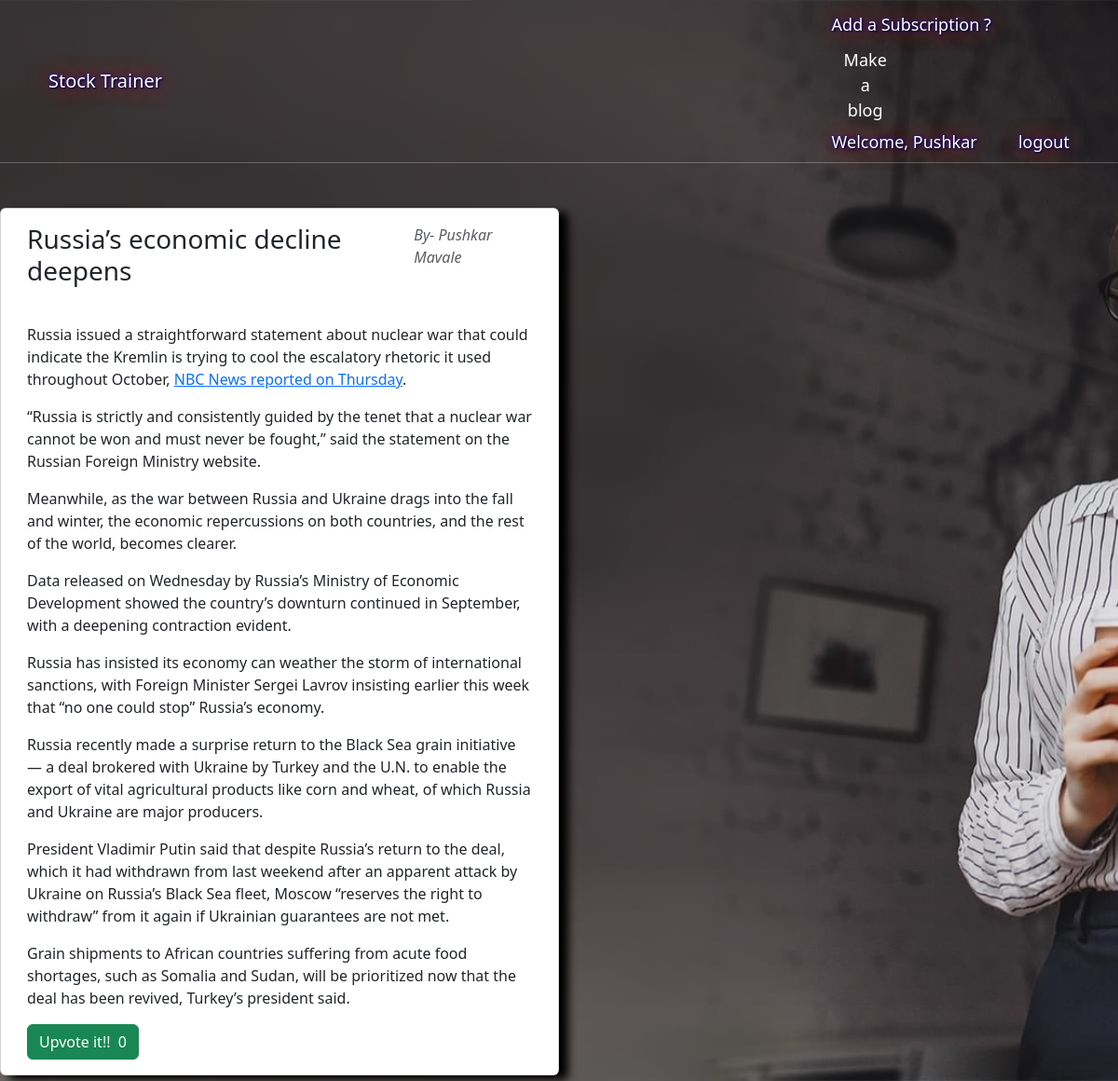
Screenshot of /user/blogs/ (signed in) with the database file from the repository.
### User/models.py (models this page shows, shortened)
class Blogs(models.Model):
    title=models.CharField(max_length=50)
    blogs=RichTextField(blank=True,null=True,verbose_name='')
    date_posted=models.DateTimeField(default=timezone.now)
    author=models.ForeignKey(Consultant,related_name='blog',on_delete=models.CASCADE)
    upvotes=models.ManyToManyField(User,related_name="upv")

class Consultant(models.Model):
    consultant_id = models.OneToOneField(Profile, related_name='Consultant', on_delete=models.CASCADE)
    consultant_name = models.CharField(max_length=30, validators=[MinLengthValidator(5)])
    consultant_rating = models.FloatField(default=0.0)
    def __str__(self):
        return self.consultant_name

### User/views.py (the view)
# urls.py: path('blogs/',blog_list,name='blog_list'),
@login_required
def blog_list(request):
    s=Subscribe.objects.filter(reg_user=request.user.Profile)
    list=[]
    for u in s:
        list.append(u.reg_consultant)
    c=True
    return render(request,'User/blog_list.html',{'b':list})

### User/templates/User/blog_list.html (shortened to what this page needs)
{% extends 'User/base.html' %}
{% load static %}
{% block css %}
    <link rel="stylesheet" type="text/css" href="{% static 'User/css/blog_list.css' %}?{% now "U" %}">
    <link href="/docs/5.2/dist/css/bootstrap.min.css" rel="stylesheet">
{% endblock css %}
{% block content %}
<nav class="navbar navPad" style="background-color: transparent">
        <div class="container-fluid">
            <a href="/main" style="padding-left: 20px; margin-left: 20px; color: white; text-shadow: 1px 1px 2px black, 0 0 25px red, 0 0 5px blue;" class="navbar-brand logoPad hh66Heading">Stock Trainer</a>
            <div style="padding-top: 5px">
                <a class="navbar-brand" href="{% url 'subscribe' %}" style="text-shadow: 1px 1px 2px black, 0 0 25px red, 0 0 5px blue; font-size:18px; color:white; padding-right:40px; padding-top: 5px; margin-top: 5px">Add a Subscription ?</a>
                {% if request.user.Profile.consultant %}
                <form class="col-3" role="search"  style="text-align: center;">
                  <div class="nav-item mr-5">
                    <a class="btn" href="{% url 'create-blog' %}" style="font-size:18px; color:white; padding-right:40px; padding-top: 5px; margin-top: 5px">Make a blog</a>
                  </div>
                </form>
                {% endif %}
                <a style="text-shadow: 1px 1px 2px black, 0 0 25px red, 0 0 5px blue; font-size:18px; color:white; padding-right:40px; padding-top: 5px; margin-top: 5px">Welcome, {{request.user}}</a>
                <a href="/user/logout" style="font-size:18px; color:white; padding-right:40px; text-decoration: none; text-shadow: 1px 1px 2px black, 0 0 25px red, 0 0 5px blue;" onclick="logout()">logout</a>
            </div>
        </div>
        </nav>
<hr style="color: white; margin: 0px;">
<div class="outer">
    <div class="inner">
        <br>
            {% for c in b %}
                {% if c.blog.all %}
                    {% for post in c.blog.all %}
                        <div class="card container" id="thumbs" data-related="{{ post.id }}" style="width: 100%;">
                            <div class="card-body">
                                <div style="display: flex;">
                                    <h3 class="card-title">{{ post.title }}</h3>
                                    <span class="text-muted" style="margin-left: auto; font-style: italic;">By- {{ post.author }}</span>
                                </div>
                                <p class="card-text">{{ post.blogs|safe }} </p>
                                <button class="btn btn-success upv" data-blog="{{ post.id }}">Upvote it!!&nbsp;&nbsp;<span class="upvotes {{ post.id }}">{{ post.upvotes.count }}</span></button>
                            </div>
                        </div>
                    {% endfor %}
                {% endif %}
            {% empty %}
                <div>
                    <h1>Sry,no blogs</h1>
                </div>
            {% endfor %}
    </div>
</div>
{% endblock %}

### User/static/User/css/blog_list.css (style rules this page uses)
body { background-image: url("../images/bgblog.jpg"); background-size: cover; background-position-y: top; align-self: center; align-content: center; align-items: center; }
.outer { display: 100vh; overflow-y: scroll; flex-direction: column; height:100vh; margin-left: 3%; }
.card { margin-bottom: 1%; box-shadow: 10px 5px 10px black; }
.inner { width: 50%; padding: 0; }

### rows the page displays
Blogs: title "Russia’s economic decline deepens", author "Pushkar Mavale", blogs "Russia issued a straightforward statement about nuclear war that could indicate the Kremlin is trying to cool the escalatory rhetoric it used throughout October, NBC News reported on Thursday . “Russia is strictly and consistently guided by the tenet that a nuclear war cannot be won and must never be fought,” said the statement on the Russian Foreign Ministry website. Meanwhile, as the war between Russia and Ukraine drags into the fall and winter, the economic repercussions on both countries, and the rest of the world, becomes clearer. Data released on Wednesday by Russia’s Ministry of Economic Development showed the country’s downturn continued in September, with a deepening contraction…", upvotes.count "0"

### other values shown
{{ request.user }} "Pushkar"
